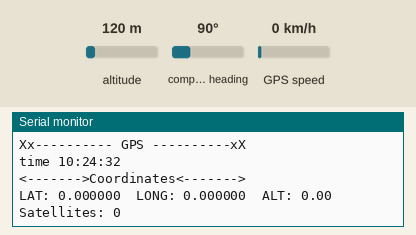
Bench run of a sketch on a simulated ESP32. On the bench: the last lines printed to the serial monitor. The test bench sets the inputs (shaded band); at power-on: altitude 120 m, compass heading 90°, GPS speed 0 km/h. The GPS gets a fix after 3 s at 37.7749, -122.4194 with 8 satellites.

Above: at 2.8 s.
2.9 s: altitude set to 20 m
At 4.3 s:
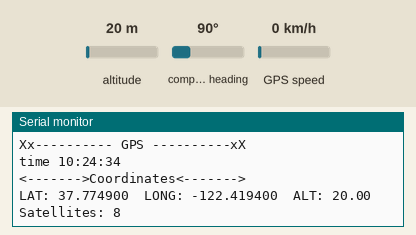
4.4 s: altitude set to 250 m
At 7.4 s:
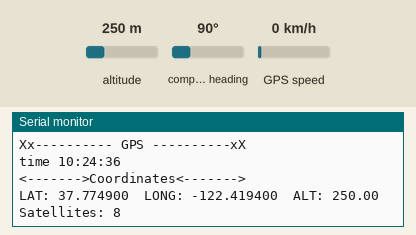
Timing chart, 0 to 8.9 s (numbered marks = the images above; inputs shaded):
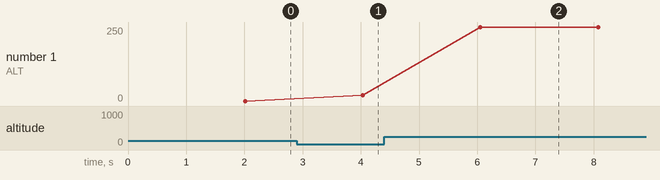

Measured:
- after the input at 2.9 s, the serial monitor: prints a new line after 1.1 s (image 1)
- after the input at 4.4 s, the serial monitor: prints a new line after 1.7 s (image 2)
- plotted number 1: 0 → 20 after the input at 2.9 s, 20 → 250 after the input at 4.4 s

The sketch:

testGPS.ino
```cpp
#include <TinyGPS++.h>
#include <HardwareSerial.h>

// GPS
TinyGPSPlus gps;
HardwareSerial SerialGPS(1);

#define TASK_SERIAL_RATE 100
uint32_t nextSerialTaskTs = 0;

void setup() {
  Serial.begin(115200);
  SerialGPS.begin(9600, SERIAL_8N1, 16, 17);

}

void loop() {
  delay(2000);

  while (SerialGPS.available() > 0) {
        gps.encode(SerialGPS.read());
  }

  if (nextSerialTaskTs < millis()) {
    Serial.println("Xx---------- GPS ----------xX");
    Serial.print("time ");
    Serial.print(gps.time.hour());Serial.print(":"); // Hour (0-23) (u8)
    Serial.print(gps.time.minute());Serial.print(":"); // Minute (0-59) (u8)
    Serial.println(gps.time.second()); // Second (0-59) (u8)
    Serial.println("<------->Coordinates<------->");
    Serial.print("LAT: ");  Serial.print(gps.location.lat(), 6);
    Serial.print("  LONG: "); Serial.print(gps.location.lng(), 6);
    Serial.print("  ALT: ");  Serial.println(gps.altitude.meters());
    Serial.print("Satellites: ");  Serial.println(gps.satellites.value());
    Serial.println();

    nextSerialTaskTs = millis() + TASK_SERIAL_RATE;
    }
}
```
